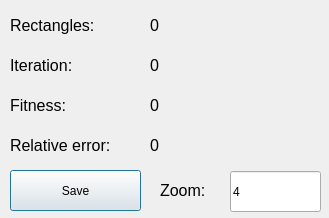
<?xml version="1.0" encoding="UTF-8"?>
<ui version="4.0">
 <class>stat_dialog</class>
 <widget class="QDialog" name="stat_dialog">
  <property name="geometry">
   <rect>
    <x>0</x>
    <y>0</y>
    <width>329</width>
    <height>218</height>
   </rect>
  </property>
  <property name="windowTitle">
   <string>Stats</string>
  </property>
  <widget class="QLabel" name="relativeErrorResultLabel">
   <property name="geometry">
    <rect>
     <x>150</x>
     <y>130</y>
     <width>171</width>
     <height>31</height>
    </rect>
   </property>
   <property name="font">
    <font>
     <pointsize>12</pointsize>
    </font>
   </property>
   <property name="text">
    <string>0</string>
   </property>
  </widget>
  <widget class="QLabel" name="iterationCounterLabel">
   <property name="geometry">
    <rect>
     <x>150</x>
     <y>50</y>
     <width>171</width>
     <height>31</height>
    </rect>
   </property>
   <property name="font">
    <font>
     <pointsize>12</pointsize>
    </font>
   </property>
   <property name="text">
    <string>0</string>
   </property>
  </widget>
  <widget class="QLabel" name="iterationLabel">
   <property name="geometry">
    <rect>
     <x>10</x>
     <y>50</y>
     <width>111</width>
     <height>31</height>
    </rect>
   </property>
   <property name="font">
    <font>
     <pointsize>12</pointsize>
    </font>
   </property>
   <property name="text">
    <string>Iteration:</string>
   </property>
  </widget>
  <widget class="QLabel" name="fitnessLabel">
   <property name="geometry">
    <rect>
     <x>10</x>
     <y>90</y>
     <width>111</width>
     <height>31</height>
    </rect>
   </property>
   <property name="font">
    <font>
     <pointsize>12</pointsize>
    </font>
   </property>
   <property name="text">
    <string>Fitness:</string>
   </property>
  </widget>
  <widget class="QLabel" name="relativeErrorLabel">
   <property name="geometry">
    <rect>
     <x>10</x>
     <y>130</y>
     <width>131</width>
     <height>31</height>
    </rect>
   </property>
   <property name="font">
    <font>
     <pointsize>12</pointsize>
    </font>
   </property>
   <property name="text">
    <string>Relative error:</string>
   </property>
  </widget>
  <widget class="QLabel" name="fitnessResultLabel">
   <property name="geometry">
    <rect>
     <x>150</x>
     <y>90</y>
     <width>171</width>
     <height>31</height>
    </rect>
   </property>
   <property name="font">
    <font>
     <pointsize>12</pointsize>
    </font>
   </property>
   <property name="text">
    <string>0</string>
   </property>
  </widget>
  <widget class="QLabel" name="rectangleLabel">
   <property name="geometry">
    <rect>
     <x>10</x>
     <y>10</y>
     <width>131</width>
     <height>31</height>
    </rect>
   </property>
   <property name="font">
    <font>
     <pointsize>12</pointsize>
    </font>
   </property>
   <property name="text">
    <string>Rectangles:</string>
   </property>
  </widget>
  <widget class="QLabel" name="rectangleConuterLabel">
   <property name="geometry">
    <rect>
     <x>150</x>
     <y>10</y>
     <width>171</width>
     <height>31</height>
    </rect>
   </property>
   <property name="font">
    <font>
     <pointsize>12</pointsize>
    </font>
   </property>
   <property name="text">
    <string>0</string>
   </property>
  </widget>
  <widget class="QPushButton" name="saveButton">
   <property name="geometry">
    <rect>
     <x>10</x>
     <y>170</y>
     <width>131</width>
     <height>41</height>
    </rect>
   </property>
   <property name="text">
    <string>Save</string>
   </property>
  </widget>
  <widget class="QLabel" name="zoomLabel">
   <property name="geometry">
    <rect>
     <x>160</x>
     <y>170</y>
     <width>61</width>
     <height>41</height>
    </rect>
   </property>
   <property name="font">
    <font>
     <pointsize>12</pointsize>
    </font>
   </property>
   <property name="text">
    <string>Zoom:</string>
   </property>
  </widget>
  <widget class="QLineEdit" name="zoomLineEdit">
   <property name="geometry">
    <rect>
     <x>230</x>
     <y>171</y>
     <width>91</width>
     <height>41</height>
    </rect>
   </property>
   <property name="text">
    <string>4</string>
   </property>
  </widget>
 </widget>
 <layoutdefault spacing="6" margin="11"/>
 <resources/>
 <connections/>
</ui>
